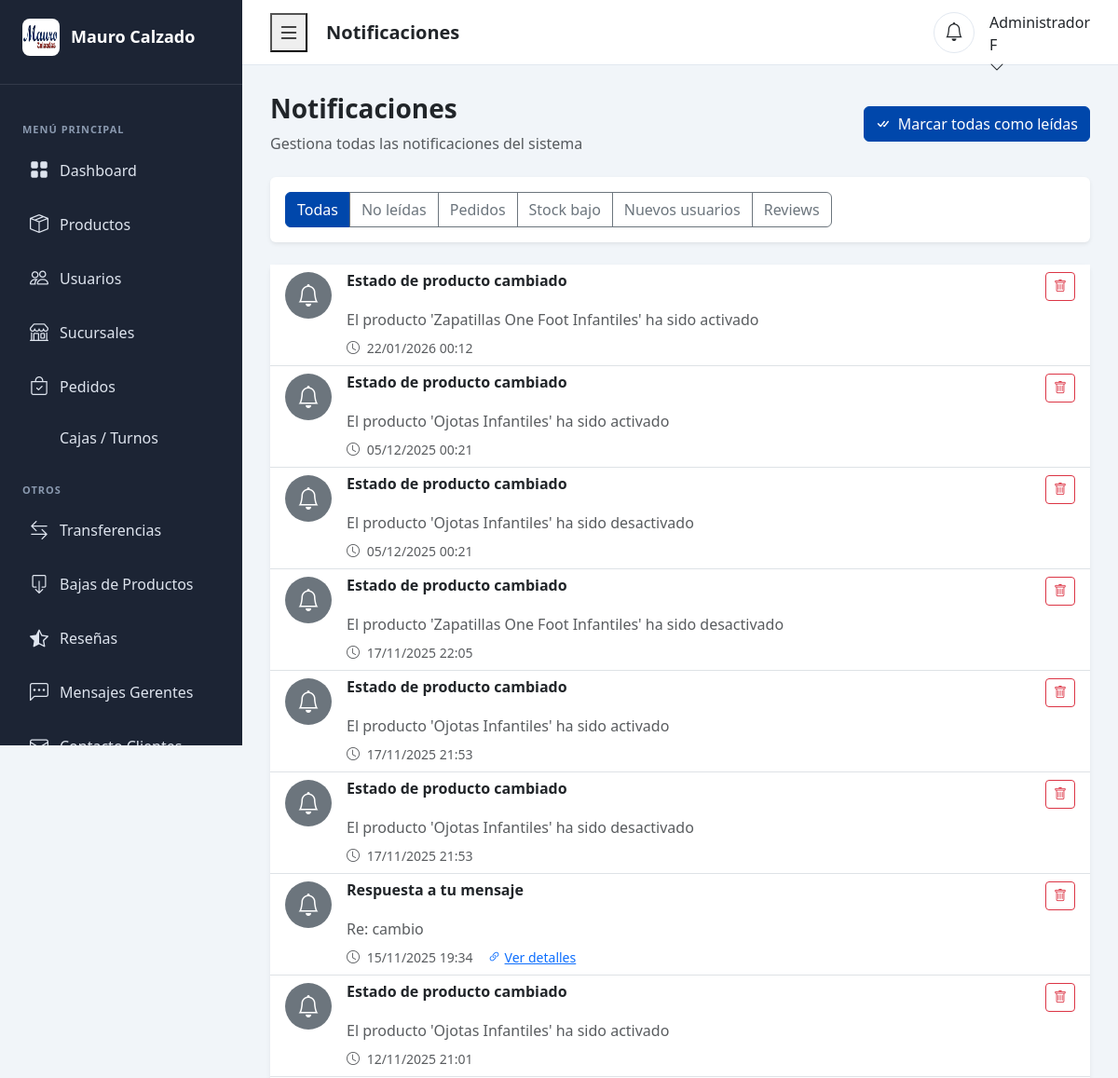
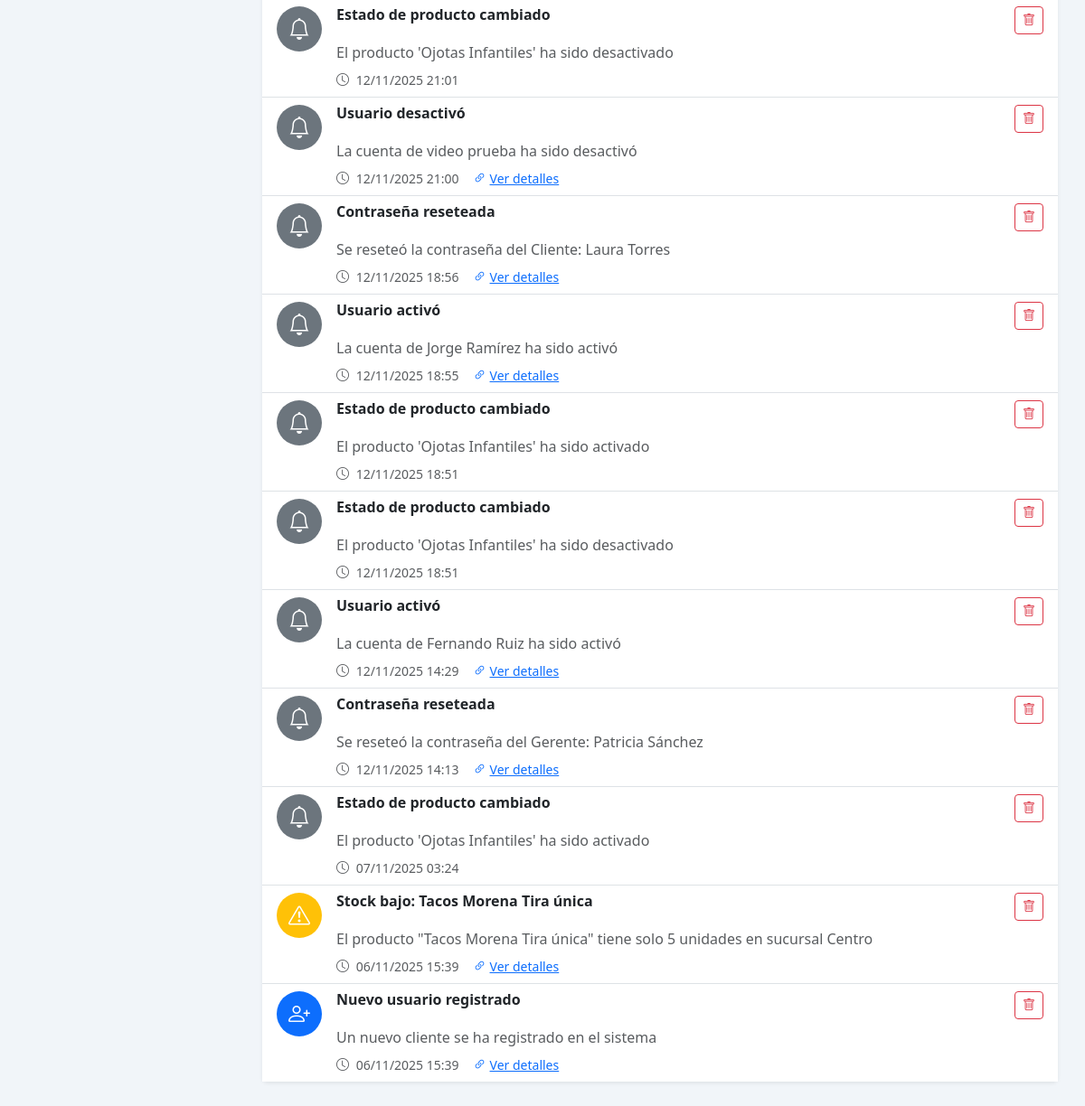
The app's page /admin/notificaciones.php (signed in) with its own data (2 pictures, top to bottom).
### tables this page shows
CREATE TABLE `notificaciones` (
  `id` int(11) NOT NULL,
  `tipo` enum('pedido','stock_bajo','nuevo_usuario','review','mensaje_cliente','mensaje_gerente','respuesta_admin','cambio_estado','sistema') NOT NULL DEFAULT 'sistema',
  `titulo` varchar(255) NOT NULL,
  `mensaje` text NOT NULL,
  `usuario_id` int(11) DEFAULT NULL COMMENT 'Usuario relacionado (si aplica)',
  `producto_id` int(11) DEFAULT NULL COMMENT 'Producto relacionado (si aplica)',
  `pedido_id` int(11) DEFAULT NULL COMMENT 'Pedido relacionado (si aplica)',
  `sucursal_id` int(11) DEFAULT NULL COMMENT 'Sucursal relacionada (para notif de stock)',
  `url` varchar(255) DEFAULT NULL COMMENT 'Link a la página relacionada',
  `leida` tinyint(1) DEFAULT 0 COMMENT '0=no leída, 1=leída',
  `visible_para` enum('admin','gerente','cliente','ambos') DEFAULT 'admin',
  `fecha_creacion` timestamp NOT NULL DEFAULT current_timestamp()
);

### admin/notificaciones.php (the view, shortened to what this page needs)
<?php
require_once('../includes/verificar-admin.php');
$filtro = $_GET['filtro'] ?? 'todas';
$where = "visible_para IN ('admin', 'ambos')";
$query = "SELECT * FROM notificaciones
          WHERE $where
          ORDER BY fecha_creacion DESC";
$result = mysqli_query($conn, $query);
require_once('includes/header-admin.php');
?>
<div class="d-flex justify-content-between align-items-center mb-4">
    <div>
        <h1 class="h3 mb-2 fw-bold text-dark">Notificaciones</h1>
        <p class="text-muted mb-0">Gestiona todas las notificaciones del sistema</p>
    </div>
    <div>
        <a href="?marcar_todas=1" class="btn btn-primary">
            <i class="bi bi-check-all me-2"></i>Marcar todas como leídas
        </a>
    </div>
</div>
<div class="card border-0 shadow-sm mb-4">
    <div class="card-body">
        <div class="btn-group" role="group">
            <a href="?filtro=todas" class="btn btn-<?php echo $filtro == 'todas' ? 'primary' : 'outline-secondary'; ?>">
                Todas
            </a>
            <a href="?filtro=no_leidas" class="btn btn-<?php echo $filtro == 'no_leidas' ? 'primary' : 'outline-secondary'; ?>">
                No leídas
            </a>
            <a href="?filtro=pedido" class="btn btn-<?php echo $filtro == 'pedido' ? 'primary' : 'outline-secondary'; ?>">
                Pedidos
            </a>
            <a href="?filtro=stock_bajo" class="btn btn-<?php echo $filtro == 'stock_bajo' ? 'primary' : 'outline-secondary'; ?>">
                Stock bajo
            </a>
            <a href="?filtro=nuevo_usuario" class="btn btn-<?php echo $filtro == 'nuevo_usuario' ? 'primary' : 'outline-secondary'; ?>">
                Nuevos usuarios
            </a>
            <a href="?filtro=review" class="btn btn-<?php echo $filtro == 'review' ? 'primary' : 'outline-secondary'; ?>">
                Reviews
            </a>
        </div>
    </div>
</div>
<div class="card border-0 shadow-sm">
    <div class="card-body p-0">
        <?php if (mysqli_num_rows($result) > 0): ?>
            <div class="list-group list-group-flush">
                <?php while ($notif = mysqli_fetch_assoc($result)): ?>
                    <div class="list-group-item <?php echo $notif['leida'] == 0 ? 'bg-light' : ''; ?>">
                        <div class="d-flex gap-3 align-items-start">
                            <div>
                                <?php
                                $icon_class = '';
                                switch($notif['tipo']) {
                                    case 'stock_bajo':
                                        $icon_class = 'bg-warning';
                                        $icon = 'bi-exclamation-triangle';
                                        break;
                                    case 'nuevo_usuario':
                                        $icon_class = 'bg-primary';
                                        $icon = 'bi-person-plus';
                                        break;
                                    case 'cambio_estado':
                                    case 'sistema':
                                    default:
                                        $icon_class = 'bg-secondary';
                                        $icon = 'bi-bell';
                                        break;
                                }
                                ?>
                                <div class="<?php echo $icon_class; ?> text-white rounded-circle d-flex align-items-center justify-content-center" style="width:50px;height:50px;">
                                    <i class="bi <?php echo $icon; ?> fs-4"></i>
                                </div>
                            </div>
                            <div class="flex-grow-1">
                                <div class="d-flex justify-content-between align-items-start mb-2">
                                    <h6 class="mb-0 fw-semibold"><?php echo htmlspecialchars($notif['titulo']); ?></h6>
                                    <div class="d-flex gap-2">
                                        <a href="?eliminar=<?php echo $notif['id']; ?>" class="btn btn-sm btn-outline-danger" onclick="return confirm('¿Eliminar esta notificación?')">
                                            <i class="bi bi-trash"></i>
                                        </a>
                                    </div>
                                </div>
                                <p class="mb-2 text-muted"><?php echo htmlspecialchars($notif['mensaje']); ?></p>
                                <div class="d-flex gap-3 small text-muted">
                                    <span>
                                        <i class="bi bi-clock me-1"></i>
                                        <?php echo date('d/m/Y H:i', strtotime($notif['fecha_creacion'])); ?>
                                    </span>
                                    <?php if ($notif['url']): ?>
                                        <a href="<?php echo $notif['url']; ?>" class="text-primary">
                                            <i class="bi bi-link-45deg me-1"></i>Ver detalles
                                        </a>
                                    <?php endif; ?>
                                </div>
                            </div>
                        </div>
                    </div>
                <?php endwhile; ?>
            </div>
        <?php endif; ?>
    </div>
</div>
<?php require_once('includes/footer-admin.php'); ?>

### css/styles.css (style rules this page uses)
:root { --color-primary: #0047AB; --color-secondary: #DC143C; --color-dark: #212529; --color-light: #f8f9fa; --font-family: 'Segoe UI', Tahoma, Geneva, Verdana, sans-serif; --border-radius: 8px; --sidebar-width: 260px; --topbar-height: 70px; --admin-primary: #3C50E0; --sidebar-bg: #1C2434; --sidebar-hover: #333A48; --gerente-primary: #10B981; --gerente-sidebar-bg: #065F46; --gerente-sidebar-hover: #047857; }
body { font-family: var(--font-family); color: var(--color-dark); }
body.admin-panel, body.gerente-panel { background: #F1F5F9; overflow-x: hidden; }
.btn-primary { background-color: var(--color-primary); border-color: var(--color-primary); }
.shadow-sm { box-shadow: 0 0.125rem 0.25rem rgba(0, 0, 0, 0.075) !important; }

### records on screen
notificaciones: titulo "Estado de producto cambiado", mensaje "El producto 'Zapatillas One Foot Infantiles' ha sido activado", fecha_creacion "22/01/2026 00:12"
notificaciones: titulo "Estado de producto cambiado", mensaje "El producto 'Ojotas Infantiles' ha sido activado", fecha_creacion "05/12/2025 00:21"
notificaciones: titulo "Estado de producto cambiado", mensaje "El producto 'Ojotas Infantiles' ha sido desactivado", fecha_creacion "05/12/2025 00:21"
notificaciones: titulo "Estado de producto cambiado", mensaje "El producto 'Zapatillas One Foot Infantiles' ha sido desactivado", fecha_creacion "17/11/2025 22:05"
notificaciones: titulo "Estado de producto cambiado", mensaje "El producto 'Ojotas Infantiles' ha sido activado", fecha_creacion "17/11/2025 21:53"
notificaciones: titulo "Estado de producto cambiado", mensaje "El producto 'Ojotas Infantiles' ha sido desactivado", fecha_creacion "17/11/2025 21:53"
notificaciones: titulo "Respuesta a tu mensaje", mensaje "Re: cambio", fecha_creacion "15/11/2025 19:34"
notificaciones: titulo "Estado de producto cambiado", mensaje "El producto 'Ojotas Infantiles' ha sido activado", fecha_creacion "12/11/2025 21:01"
notificaciones: titulo "Estado de producto cambiado", mensaje "El producto 'Ojotas Infantiles' ha sido desactivado", fecha_creacion "12/11/2025 21:01"
notificaciones: titulo "Usuario desactivó", mensaje "La cuenta de video prueba ha sido desactivó", fecha_creacion "12/11/2025 21:00"
notificaciones: titulo "Contraseña reseteada", mensaje "Se reseteó la contraseña del Cliente: Laura Torres", fecha_creacion "12/11/2025 18:56"
notificaciones: titulo "Usuario activó", mensaje "La cuenta de Jorge Ramírez ha sido activó", fecha_creacion "12/11/2025 18:55"
notificaciones: titulo "Estado de producto cambiado", mensaje "El producto 'Ojotas Infantiles' ha sido activado", fecha_creacion "12/11/2025 18:51"
notificaciones: titulo "Estado de producto cambiado", mensaje "El producto 'Ojotas Infantiles' ha sido desactivado", fecha_creacion "12/11/2025 18:51"
notificaciones: titulo "Usuario activó", mensaje "La cuenta de Fernando Ruiz ha sido activó", fecha_creacion "12/11/2025 14:29"
notificaciones: titulo "Contraseña reseteada", mensaje "Se reseteó la contraseña del Gerente: Patricia Sánchez", fecha_creacion "12/11/2025 14:13"
notificaciones: titulo "Estado de producto cambiado", mensaje "El producto 'Ojotas Infantiles' ha sido activado", fecha_creacion "07/11/2025 03:24"
notificaciones: titulo "Stock bajo: Tacos Morena Tira única", mensaje "El producto \"Tacos Morena Tira única\" tiene solo 5 unidades en sucursal Centro", fecha_creacion "06/11/2025 15:39"
notificaciones: titulo "Nuevo usuario registrado", mensaje "Un nuevo cliente se ha registrado en el sistema", fecha_creacion "06/11/2025 15:39"

### other values on screen
$titulo_pagina "Notificaciones"
substr($_SESSION['nombre'], 0, 1) "F"
